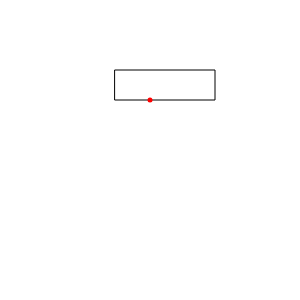
Frame 1 (no input)
Frame 60 (no input): identical to frame 1, image omitted
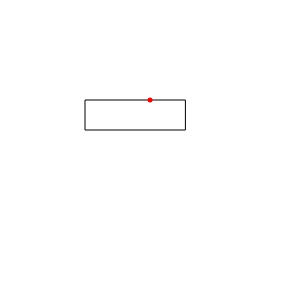
Frame 120 (the mouse pressed at the canvas centre since frame 60)

The p5.js sketch that drew these frames (run headless with seeded random() and noise() and a simulated clock; from frame 60 on, the mouse is pressed at the canvas centre):

// p5.js sketch
// ── sketch.js
function setup() {
  createCanvas(300, 300);
}

// (-5, 15) measured from the center of the rectangle
let pivot_x = -15, pivot_y = 15;
let target_x = 150, target_y = 100; // Position where the pivot point should be moved
let angle = 0;
let angle_change = 0.01;

function draw() {
  background(255);

  
  push();
  translate(target_x, target_y);
  angle = map(mouseX, 0, width, 0, TWO_PI);
  rotate(angle);
  translate(-pivot_x, -pivot_y);
  noFill();
  stroke(0);
  rectMode(CENTER);
  rect(0, 0, 100, 30);
  pop();

  noStroke();
  fill(255, 0, 0);
  circle(target_x, target_y, 5);

  // angle += angle_change;
  // if (abs(angle) > 0.5) angle_change *= -1;
}
